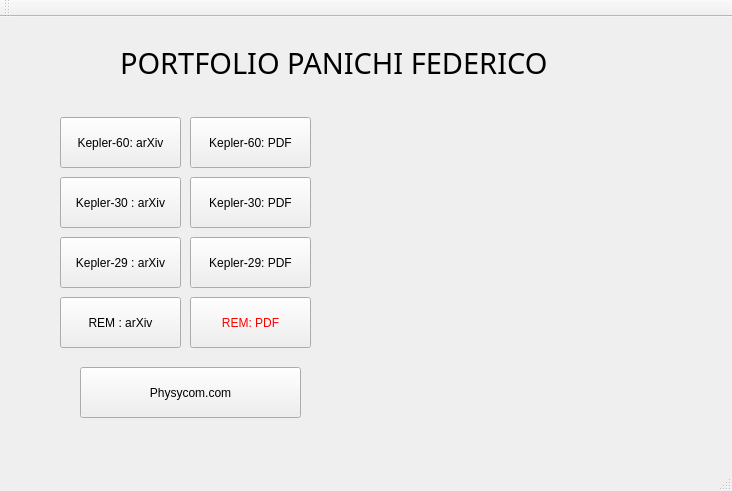
<?xml version="1.0" encoding="UTF-8"?>
<ui version="4.0">
 <class>website</class>
 <widget class="QMainWindow" name="website">
  <property name="geometry">
   <rect>
    <x>0</x>
    <y>0</y>
    <width>732</width>
    <height>491</height>
   </rect>
  </property>
  <property name="windowTitle">
   <string>website</string>
  </property>
  <property name="styleSheet">
   <string notr="true">background-image: url(:/img/img2.png);</string>
  </property>
  <widget class="QWidget" name="centralWidget">
   <widget class="QPushButton" name="kepler30">
    <property name="geometry">
     <rect>
      <x>60</x>
      <y>160</y>
      <width>121</width>
      <height>51</height>
     </rect>
    </property>
    <property name="text">
     <string>Kepler-30 : arXiv</string>
    </property>
   </widget>
   <widget class="QPushButton" name="kepler29">
    <property name="geometry">
     <rect>
      <x>60</x>
      <y>220</y>
      <width>121</width>
      <height>51</height>
     </rect>
    </property>
    <property name="text">
     <string>Kepler-29 : arXiv</string>
    </property>
   </widget>
   <widget class="QPushButton" name="rem">
    <property name="geometry">
     <rect>
      <x>60</x>
      <y>280</y>
      <width>121</width>
      <height>51</height>
     </rect>
    </property>
    <property name="text">
     <string>REM : arXiv</string>
    </property>
   </widget>
   <widget class="QPushButton" name="bologna">
    <property name="geometry">
     <rect>
      <x>80</x>
      <y>350</y>
      <width>221</width>
      <height>51</height>
     </rect>
    </property>
    <property name="styleSheet">
     <string notr="true"/>
    </property>
    <property name="text">
     <string>Physycom.com</string>
    </property>
   </widget>
   <widget class="QLabel" name="label">
    <property name="geometry">
     <rect>
      <x>120</x>
      <y>20</y>
      <width>501</width>
      <height>51</height>
     </rect>
    </property>
    <property name="font">
     <font>
      <family>Abyssinica SIL</family>
      <pointsize>22</pointsize>
     </font>
    </property>
    <property name="styleSheet">
     <string notr="true">background:transparent;</string>
    </property>
    <property name="text">
     <string>PORTFOLIO PANICHI FEDERICO</string>
    </property>
   </widget>
   <widget class="QLabel" name="label_2">
    <property name="geometry">
     <rect>
      <x>320</x>
      <y>80</y>
      <width>401</width>
      <height>341</height>
     </rect>
    </property>
    <property name="styleSheet">
     <string notr="true">background:transparent;</string>
    </property>
    <property name="text">
     <string/>
    </property>
   </widget>
   <widget class="QPushButton" name="pdf_k60">
    <property name="geometry">
     <rect>
      <x>190</x>
      <y>100</y>
      <width>121</width>
      <height>51</height>
     </rect>
    </property>
    <property name="text">
     <string>Kepler-60: PDF</string>
    </property>
   </widget>
   <widget class="QPushButton" name="pdf_k30">
    <property name="geometry">
     <rect>
      <x>190</x>
      <y>160</y>
      <width>121</width>
      <height>51</height>
     </rect>
    </property>
    <property name="text">
     <string>Kepler-30: PDF</string>
    </property>
   </widget>
   <widget class="QPushButton" name="pdf_k29">
    <property name="geometry">
     <rect>
      <x>190</x>
      <y>220</y>
      <width>121</width>
      <height>51</height>
     </rect>
    </property>
    <property name="text">
     <string>Kepler-29: PDF</string>
    </property>
   </widget>
   <widget class="QPushButton" name="pdf_rem">
    <property name="geometry">
     <rect>
      <x>190</x>
      <y>280</y>
      <width>121</width>
      <height>51</height>
     </rect>
    </property>
    <property name="styleSheet">
     <string notr="true">color: rgb(255, 0, 0);</string>
    </property>
    <property name="text">
     <string>REM: PDF</string>
    </property>
   </widget>
   <widget class="QPushButton" name="pdf_k60_2">
    <property name="geometry">
     <rect>
      <x>60</x>
      <y>100</y>
      <width>121</width>
      <height>51</height>
     </rect>
    </property>
    <property name="text">
     <string>Kepler-60: arXiv</string>
    </property>
   </widget>
  </widget>
  <widget class="QMenuBar" name="menuBar">
   <property name="geometry">
    <rect>
     <x>0</x>
     <y>0</y>
     <width>732</width>
     <height>25</height>
    </rect>
   </property>
  </widget>
  <widget class="QToolBar" name="mainToolBar">
   <attribute name="toolBarArea">
    <enum>TopToolBarArea</enum>
   </attribute>
   <attribute name="toolBarBreak">
    <bool>false</bool>
   </attribute>
  </widget>
  <widget class="QStatusBar" name="statusBar"/>
 </widget>
 <layoutdefault spacing="6" margin="11"/>
 <resources/>
 <connections/>
</ui>
